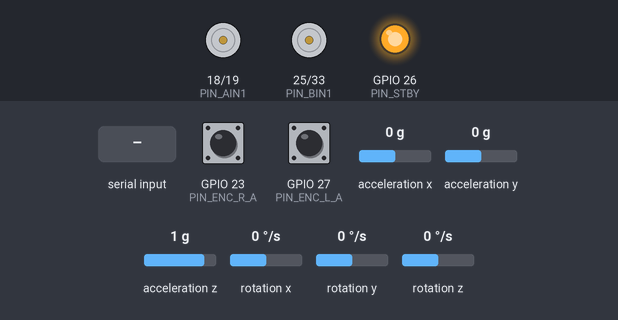
Bench run of a sketch on a simulated ESP32. Shown: motor-driver pin pairs drawn as motors (green arrow = first pin HIGH = forward, orange = second pin HIGH = backward, longer = more drive, scaled by the enable pin, stopped while the standby pin is LOW), output pins drawn as LEDs (lit = HIGH). Wiring (inferred from the names in the program): ITG-3200 gyroscope at I2C address 0x68. The inputs (shaded band) are chosen by the test bench; at power-on: GPIO 23 (PIN_ENC_R_A) HIGH, GPIO 27 (PIN_ENC_L_A) HIGH, acceleration x 0 g, acceleration y 0 g, acceleration z 1 g, rotation x 0 °/s, rotation y 0 °/s, rotation z 0 °/s. What the sketch prints to the serial monitor is not drawn.

Above: at 3.2 s.
3.3 s: "CMD,90\n" received over Serial
At 4.5 s:
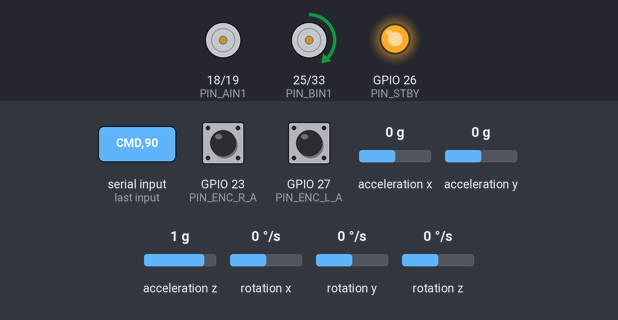
4.8 s: "CMD,90,45\n" received over Serial
At 5.7 s:
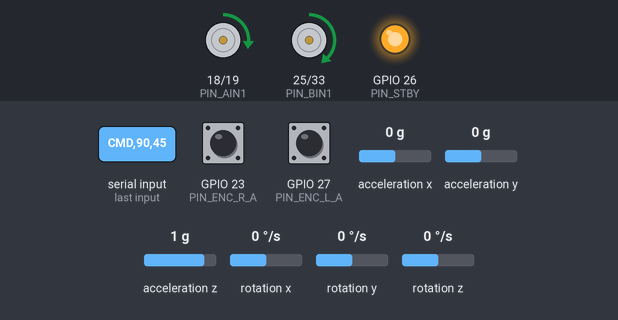
Timing chart, 0 to 7.8 s (numbered marks = the images above; inputs shaded):
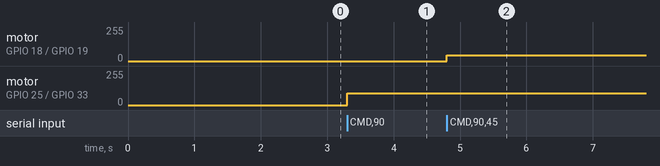

Measured:
- after the input at 3.3 s, motor on GPIO 25 (PIN_BIN1) / GPIO 33 (PIN_BIN2): stopped → forward 90/255 at once
- after the input at 4.8 s, motor on GPIO 18 (PIN_AIN1) / GPIO 19 (PIN_AIN2): stopped → forward 45/255 at once

The sketch:

sketch_aug17a.ino
```cpp
#include <Arduino.h>
#include <Wire.h>
#include <Adafruit_Sensor.h>
#include <Adafruit_ADXL345_U.h>

// --- Pin I2C Sensor GY-85 ---
#define I2C_SCL 17
#define I2C_SDA 16
#define ITG3205_ADDR 0x68

Adafruit_ADXL345_Unified accel = Adafruit_ADXL345_Unified(12345);
float gyro_z_offset = 0.0;

// --- Pin Driver TB6612FNG ---
const int PIN_AIN1 = 18;
const int PIN_AIN2 = 19;
const int PIN_PWMA = 21;

const int PIN_BIN1 = 25;
const int PIN_BIN2 = 33;
const int PIN_PWMB = 32;
const int PIN_STBY = 26;

// --- Pin Dual Encoder (JGA25-370) ---
const int PIN_ENC_R_A = 23;
const int PIN_ENC_R_B = 22;

const int PIN_ENC_L_A = 27;
const int PIN_ENC_L_B = 14;

volatile long ticks_left = 0;
volatile long ticks_right = 0;

// Variabel Timer untuk pengiriman data
unsigned long last_time = 0;

void IRAM_ATTR isrEncoderLeft() {
  if (digitalRead(PIN_ENC_L_B) > 0) ticks_left++;
  else ticks_left--;
}

void IRAM_ATTR isrEncoderRight() {
  if (digitalRead(PIN_ENC_R_B) > 0) ticks_right++;
  else ticks_right--;
}

void setMotorRight(int pwm_speed) {
  pwm_speed = constrain(pwm_speed, -255, 255);
  if (pwm_speed > 0) {
    digitalWrite(PIN_AIN1, HIGH);
    digitalWrite(PIN_AIN2, LOW);
    analogWrite(PIN_PWMA, pwm_speed);
  } else if (pwm_speed < 0) {
    digitalWrite(PIN_AIN1, LOW);
    digitalWrite(PIN_AIN2, HIGH);
    analogWrite(PIN_PWMA, abs(pwm_speed));
  } else {
    digitalWrite(PIN_AIN1, LOW);
    digitalWrite(PIN_AIN2, LOW);
    analogWrite(PIN_PWMA, 0);
  }
}

void setMotorLeft(int pwm_speed) {
  pwm_speed = constrain(pwm_speed, -255, 255);
  if (pwm_speed > 0) {
    digitalWrite(PIN_BIN1, HIGH);
    digitalWrite(PIN_BIN2, LOW);
    analogWrite(PIN_PWMB, pwm_speed);
  } else if (pwm_speed < 0) {
    digitalWrite(PIN_BIN1, LOW);
    digitalWrite(PIN_BIN2, HIGH);
    analogWrite(PIN_PWMB, abs(pwm_speed));
  } else {
    digitalWrite(PIN_BIN1, LOW);
    digitalWrite(PIN_BIN2, LOW);
    analogWrite(PIN_PWMB, 0);
  }
}

void drive(int left_speed, int right_speed) {
  setMotorLeft(left_speed);
  setMotorRight(right_speed);
}

void initITG3205() {
  Wire.beginTransmission(ITG3205_ADDR);
  Wire.write(0x16);
  Wire.write(0x18);
  Wire.endTransmission();

  Wire.beginTransmission(ITG3205_ADDR);
  Wire.write(0x3E);
  Wire.write(0x01);
  Wire.endTransmission();
}

float readGyroZ() {
  Wire.beginTransmission(ITG3205_ADDR);
  Wire.write(0x21);
  Wire.endTransmission(false);
  Wire.requestFrom(ITG3205_ADDR, 2, true);

  if (Wire.available() >= 2) {
    int16_t raw_z = (Wire.read() << 8) | Wire.read();
    float deg_per_sec = (float)raw_z / 14.375;
    return (deg_per_sec * (PI / 180.0)) - gyro_z_offset;  // Rad/s
  }
  return 0.0;
}

void calibrateGyroZ() {
  float sum = 0.0;
  int samples = 200;
  for (int i = 0; i < samples; ++i) {
    Wire.beginTransmission(ITG3205_ADDR);
    Wire.write(0x21);
    Wire.endTransmission(false);
    Wire.requestFrom(ITG3205_ADDR, 2, true);
    if (Wire.available() >= 2) {
      int16_t raw_z = (Wire.read() << 8) | Wire.read();
      sum += ((float)raw_z / 14.375) * (PI / 180.0);
    }
    delay(10);
  }
  gyro_z_offset = sum / samples;
}

void setup() {
  Serial.begin(115200);
  Wire.begin(I2C_SDA, I2C_SCL);

  if (!accel.begin()) {
    while (1) delay(10);  // Halt jika accel gagal
  }
  accel.setRange(ADXL345_RANGE_4_G);

  initITG3205();
  calibrateGyroZ();

  pinMode(PIN_AIN1, OUTPUT);
  pinMode(PIN_AIN2, OUTPUT);
  pinMode(PIN_PWMA, OUTPUT);
  pinMode(PIN_BIN1, OUTPUT);
  pinMode(PIN_BIN2, OUTPUT);
  pinMode(PIN_PWMB, OUTPUT);
  pinMode(PIN_STBY, OUTPUT);
  digitalWrite(PIN_STBY, HIGH);  // Standby selalu ON

  pinMode(PIN_ENC_L_A, INPUT_PULLUP);
  pinMode(PIN_ENC_L_B, INPUT_PULLUP);
  pinMode(PIN_ENC_R_A, INPUT_PULLUP);
  pinMode(PIN_ENC_R_B, INPUT_PULLUP);

  attachInterrupt(digitalPinToInterrupt(PIN_ENC_L_A), isrEncoderLeft, RISING);
  attachInterrupt(digitalPinToInterrupt(PIN_ENC_R_A), isrEncoderRight, RISING);
}

//DEBUG
// void loop() {
//   // 1. Maju Bersama
//   Serial.println("[Aksi] Maju");
//   drive(180, 180);
//   logTicks(20);

//   // 2. Berhenti
//   stopRobot();
//   delay(5000);

//   // 3. Belok di Tempat (Pivot Kanan: Kiri Maju, Kanan Mundur)
//   Serial.println("[Aksi] Belok Kanan");
//   drive(180, -180);
//   logTicks(20);

//   // 4. Berhenti
//   stopRobot();
//   delay(5000);

//   // 3. Belok di Tempat (Pivot Kanan: Kiri Mundur, Kanan Maju)
//   Serial.println("[Aksi] Belok Kiri");
//   drive(-180, 180);
//   logTicks(20);

//   // 4. Berhenti
//   stopRobot();
//   delay(5000);


//   // 5. Mundur Bersama
//   Serial.println("[Aksi] Mundur");
//   drive(-180, -180);
//   logTicks(20);

//   // 6. Berhenti
//   stopRobot();
//   delay(5000);
// }

// void stopRobot() {
//   drive(0, 0);
// }

// void logTicks(int iterations) {
//   for (int i = 0; i < iterations; i++) {
//     Serial.print("L_Ticks: ");
//     Serial.print(ticks_left);
//     Serial.print("\t| R_Ticks: ");
//     Serial.println(ticks_right);
//     delay(100);
//   }
// }

//PROD
void loop() {
  // ==========================================
  // 1. TERIMA PERINTAH MOTOR DARI RASPBERRY PI
  // ==========================================
  if (Serial.available()) {
    String data = Serial.readStringUntil('\n');

    // Format yang diharapkan: CMD,PWM_KIRI,PWM_KANAN
    // Contoh untuk belok: CMD,150,-150
    if (data.startsWith("CMD,")) {
      int pwm_l = 0, pwm_r = 0;
      sscanf(data.c_str(), "CMD,%d,%d", &pwm_l, &pwm_r);
      drive(pwm_l, pwm_r);
    }
  }

  // ==========================================
  // 2. KIRIM DATA SENSOR KE RASPBERRY PI (50 Hz)
  // ==========================================
  unsigned long current_time = millis();
  if (current_time - last_time >= 20) {
    last_time = current_time;

    // Ambil data IMU
    sensors_event_t event;
    accel.getEvent(&event);
    float ax = event.acceleration.x;
    float ay = event.acceleration.y;
    float az = event.acceleration.z;
    float gz = readGyroZ();

    // Matikan interrupt sejenak agar pembacaan tick stabil
    noInterrupts();
    long current_ticks_left = ticks_left;
    long current_ticks_right = ticks_right;
    interrupts();

    // Format output: DATA,ax,ay,az,gx,gy,gz,ticks_left,ticks_right
    Serial.print("DATA,");
    Serial.print(ax, 3); Serial.print(",");
    Serial.print(ay, 3); Serial.print(",");
    Serial.print(az, 3); Serial.print(",");
    Serial.print(0.0, 3); Serial.print(","); // gx tidak dibaca
    Serial.print(0.0, 3); Serial.print(","); // gy tidak dibaca
    Serial.print(gz, 3); Serial.print(",");
    Serial.print(current_ticks_left); Serial.print(",");
    Serial.println(current_ticks_right);
  }
}
```
